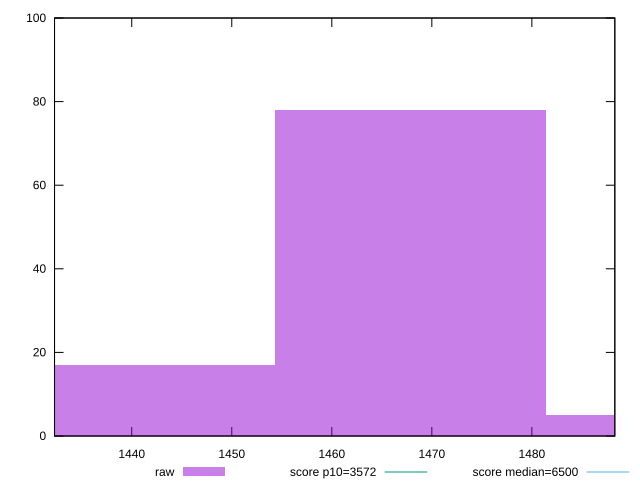

gnuplot code for this plot:
reset

$raw <<EOF
1467.8649992343182 78
1495.0476844053242 5
1440.6823140633123 17
EOF

set key outside below
set boxwidth 27.182685171005893
set xrange [1432.281:1488.2940000000003]
set yrange [0:100]
set trange [0:100]
set style fill transparent solid 0.5 noborder

set parametric
set terminal svg size 640, 490 enhanced background rgb 'white'
set output "reports/report_00031_2021-02-24T23-18-18.084Z/first-cpu-idle/samples/music/raw/histogram.svg"

plot $raw title "raw" with boxes, \
     3572,t title "score p10=3572", \
     6500,t title "score median=6500"

reset
